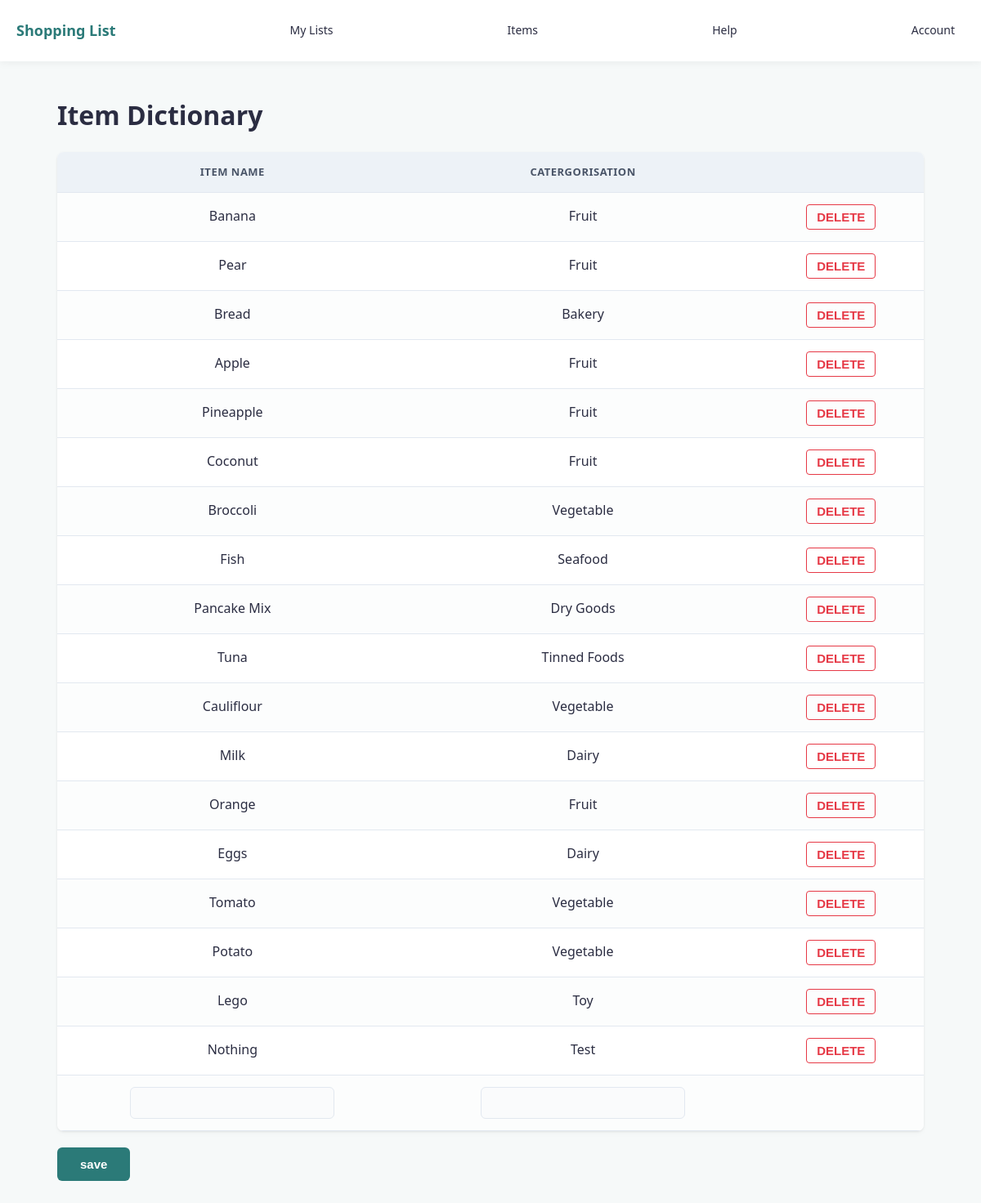
/item_dictionary (signed in), run on the app's committed database.
### tables this page shows
CREATE TABLE "item" (item_id INTEGER NOT NULL PRIMARY KEY, item_name TEXT NOT NULL, catergorisation TEXT, user_id INTEGER REFERENCES user (user_id));

### shopping_list.py (the view, shortened to what this page needs)
@app.route("/item_dictionary", methods=["GET", "POST"])
def item_display():
    if "user_id" not in session:
        return redirect(url_for("login"))
    db = get_db()
    current_user_id = session["user_id"]
    sql = "SELECT * FROM item WHERE user_id = ?"
    results = query_db(sql, [current_user_id]) or []
    return render_template("item_dictionary.html", item_dictionary=results)

### shopping_list.py (called while the page is built)
def get_db():
    db = getattr(g, '_database', None)
    if db is None:
        db = g._database = sqlite3.connect(DATABASE)
        db.row_factory = sqlite3.Row
    return db

@app.teardown_appcontext
def close_connection(exception):
    db = getattr(g, '_database', None)
    if db is not None:
        db.close()

def query_db(query, args=(), one=False):
    cur = get_db().execute(query, args)
    rv = cur.fetchall()
    cur.close()
    return (rv[0] if rv else None) if one else rv

### templates/item_dictionary.html (shortened to what this page needs)
{% extends "index.html" %}
{% block body %}
<h1>Item Dictionary</h1>
<form action="{{ url_for('item_display') }}" method="post">
<table>
    <tr>
        <th>Item Name</th>
        <th>Catergorisation</th>
        <th></th>
    </tr>
    {% for item in item_dictionary %}
        <td>{{ item.item_name }}</td>
        <td>{{ item.catergorisation }}</td>
        <td>
            <input type="submit" value="DELETE" form="delete-form-{{ item.item_id }}">
        </td>
    {% endfor %}
    <tr>
        <td>
            <input name="item_name" list="food">
        </td>
        <td>
            <input list="food-type" name="catergorisation">
        </td>
        <td></td>
    </tr>
</table>
<input type="submit" value="save">
</form>
{% endblock  %}

### templates/index.html (shortened to what this page needs)
<!DOCTYPE html>
<html lang="en">
<head>
    <link rel="stylesheet" href="{{url_for('static', filename='style.css')}}">
</head>
<body>
    <header>
        <nav>
            <a href="{{ url_for('home')}}">Shopping List</a>
            {% if session.get('user_id') %}
                <a href="{{ url_for('my_lists')}}">My Lists</a>
                <a href="{{ url_for('item_display')}}">Items</a>
                <a>Help</a>
                <a href="{{ url_for('logout')}}">Account</a>
            {% else %}
                <a href="{{ url_for('login')}}">Login</a>
                <a href="{{ url_for('signup')}}">Sign Up</a>
            {% endif %}
        </nav>
    </header>
    <main class="content-container">
        {% block body %}
        {% endblock %}
    </main>
</body>
</html>

### static/style.css (style rules this page uses)
:root { --primary-colour: #2b7a78; --primary-hover: #3a9694; --bg-colour: #f6f9f9; --card-bg: #ffffff; --text-colour: #2b2d42; --border-colour: #e2e8f0; --delete-colour: #e63946; }
body { font-family: system-ui, -apple-system, BlinkMacSystemFont, 'Segoe UI', Roboto, Oxygen, Ubuntu, Cantarell, 'Open Sans', 'Helvetica Neue', sans-serif; background-color: var(--bg-colour); color: var(--text-colour); margin: 0; padding: 0; line-height: 1.6; }
header { background-color: var(--card-bg); box-shadow: 0 2px 10px rgba(0, 0, 0, 0.05); position: sticky; top: 0; z-index: 1000; }
nav { display: flex; justify-content: space-between; align-items: center; max-width: 1200px; margin: 0 auto; padding: 15px 20px; flex-wrap: wrap; }
nav a { color: var(--text-colour); text-decoration: none; font-weight: 500; padding: 8px 12px; border-radius: 6px; font-size: clamp(14px, 1.1vw, 18px); }
nav a:first-child { font-weight: 700; font-size: clamp(18px, 1.5vw, 22px); color: var(--primary-colour); padding-left: 0; }
main, .content-container { max-width: 1100px; margin: 40px auto; padding: 0 20px; box-sizing: border-box; }
h1 { color: var(--text-colour); margin-bottom: 20px; }
table { width: 100%; border-collapse: collapse; background-color: var(--card-bg); border-radius: 8px; overflow: hidden; box-shadow: 0 4px 6px rgba(0, 0, 0, 0.02), 0 1px 3px rgba(0, 0, 0, 0.08); margin: 20px 0; }
table, th, td { border: none; }
th { background-color: #edf2f7; color: #4a5568; font-weight: 600; text-transform: uppercase; font-size: 13px; letter-spacing: 0.5px; border-bottom: 1px solid var(--border-colour); }
th, td { padding: 14px 20px; text-align: center; vertical-align: middle; border-bottom: 1px solid var(--border-colour); }
tr:nth-child(even) td { background-color: #fcfdfd; }
td { white-space: nowrap; }
input[type="text"], input[list] { width: 100%; max-width: 250px; padding: 10px 12px; font-size: 15px; border: 1px solid var(--border-colour); border-radius: 6px; box-sizing: border-box; background-color: #fafbfc; }
input[type="submit"] { background-color: var(--primary-colour); color: #ffffff; padding: 12px 28px; font-size: 15px; font-weight: 600; border: none; border-radius: 6px; cursor: pointer; }
form input[value="DELETE"] { background-color: transparent; color: var(--delete-colour); border: 1px solid var(--delete-colour); padding: 6px 12px; border-radius: 4px; font-weight: 600; cursor: pointer; }

### data on the page
item: item_name "Banana", catergorisation "Fruit"
item: item_name "Pear", catergorisation "Fruit"
item: item_name "Bread", catergorisation "Bakery"
item: item_name "Apple", catergorisation "Fruit"
item: item_name "Pineapple", catergorisation "Fruit"
item: item_name "Coconut", catergorisation "Fruit"
item: item_name "Broccoli", catergorisation "Vegetable"
item: item_name "Fish", catergorisation "Seafood"
item: item_name "Pancake Mix", catergorisation "Dry Goods"
item: item_name "Tuna", catergorisation "Tinned Foods"
item: item_name "Cauliflour", catergorisation "Vegetable"
item: item_name "Milk", catergorisation "Dairy"
item: item_name "Orange", catergorisation "Fruit"
item: item_name "Eggs", catergorisation "Dairy"
item: item_name "Tomato", catergorisation "Vegetable"
item: item_name "Potato", catergorisation "Vegetable"
item: item_name "Lego", catergorisation "Toy"
item: item_name "Nothing", catergorisation "Test"
